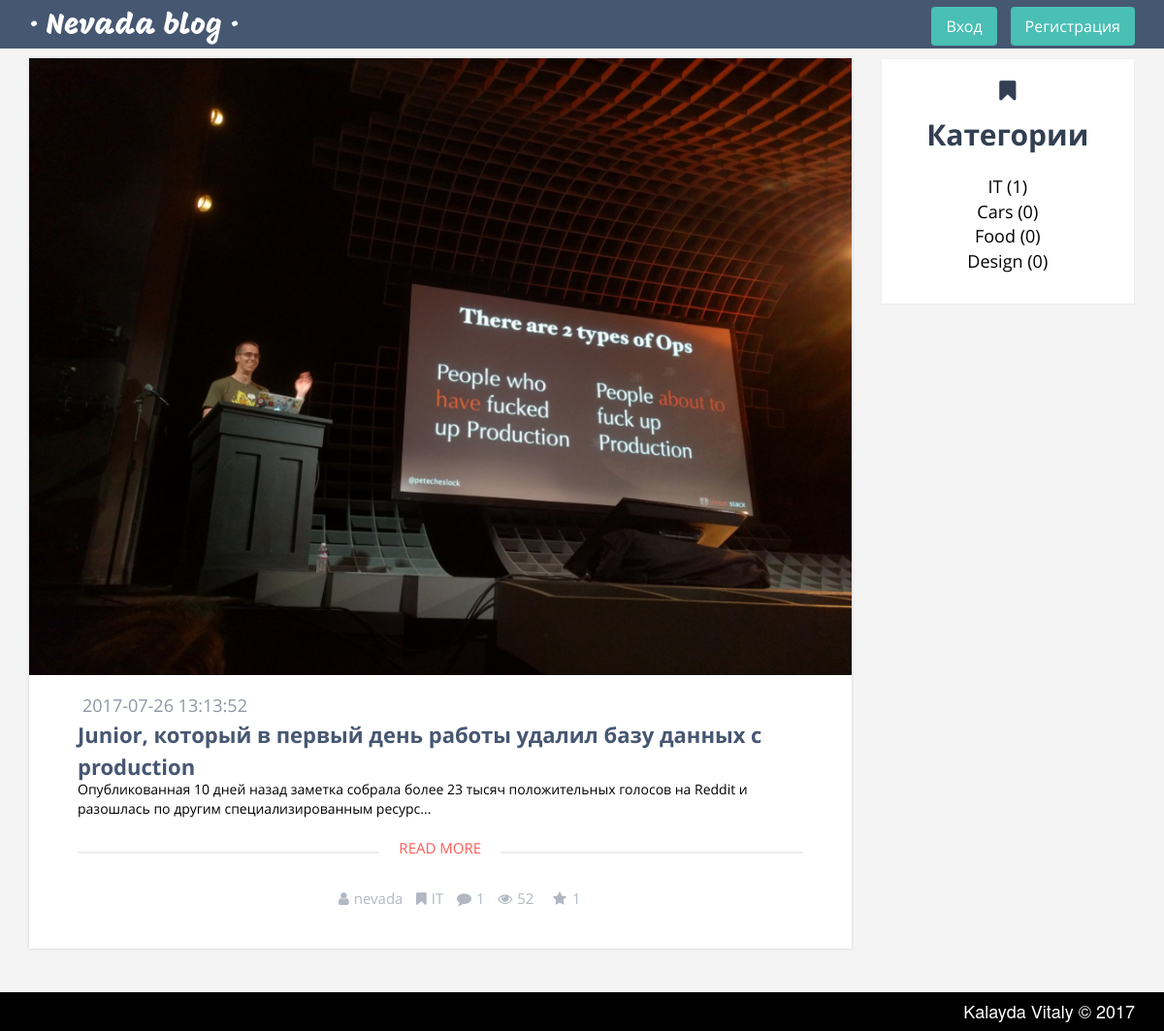
The page / on the database its author committed.
### tables this page shows
CREATE TABLE `posts` (
  `id` int(11) UNSIGNED NOT NULL,
  `title` varchar(255) NOT NULL,
  `content` text,
  `description` varchar(255) NOT NULL,
  `post_image` varchar(150) DEFAULT NULL,
  `category_id` int(11) UNSIGNED DEFAULT NULL,
  `views_count` int(11) UNSIGNED DEFAULT '0',
  `author_id` int(11) UNSIGNED DEFAULT NULL,
  `updated_at` timestamp NULL DEFAULT NULL,
  `created_at` timestamp NOT NULL DEFAULT CURRENT_TIMESTAMP
);

CREATE TABLE `users` (
  `id` int(11) UNSIGNED NOT NULL,
  `username` varchar(50) NOT NULL,
  `password` varchar(255) NOT NULL,
  `salt` varchar(64) NOT NULL,
  `role_id` int(11) UNSIGNED NOT NULL DEFAULT '1',
  `created_at` timestamp NOT NULL DEFAULT CURRENT_TIMESTAMP,
  `del_flag` tinyint(1) UNSIGNED NOT NULL DEFAULT '0'
);

CREATE TABLE `categories` (
  `id` int(11) UNSIGNED NOT NULL,
  `name` varchar(45) NOT NULL
);

### app/controllers/PostController.php (called while the page is built, shortened)
<?php
class PostController extends Controller {
	public function __construct() {
		$this->userModel = new User;
		$this->postModel = new Post;
		$categories = $this->postModel->getCategoriesList();
		$this->view->data('categories', $categories);
	}
	public function indexAction() {
		$userId = $this->userModel->isLoggedIn() ? $this->userModel->data()->id : false;
		$posts = $this->postModel->getLatestPosts(10, $userId);
		$posts = (empty($posts)) ? [] : $posts;
		$this->view->render('main', 'post/posts-list', [
			'posts' => $posts
			]);
	}
}

### index.php (called while the page is built, shortened)
<?php
$app = new Router;

### app/libs/Database/QueryBuilder.php (called while the page is built, shortened)
<?php
class QueryBuilder {
	public $db;
	private static $_instance = null;
	public static function getInstance() {
		if(is_null(self::$_instance))
		{
			self::$_instance = new self();
		}
		return self::$_instance;
	}
	private function __construct() {
		$this->db = new Connector;
	}
	public function sql($sql, $fields = null) {
		$query = $this->db->prepare($sql);
		$query->execute($fields);
		if (explode(' ', $sql)[0] == 'SELECT') {
			if ($query->rowCount()) {
				return $query->fetchAll(\PDO::FETCH_OBJ);
			}
		} else {
			return true;
		}
	}
}

### app/helpers/Config.php (called while the page is built)
<?php
class Config {
	public static function get($path = null) {
		if ($path) {
			$config = $GLOBALS['config'];
			$path = explode('/', $path);
			foreach ($path as $bit) {
				if (isset($config[$bit])) {
					$config = $config[$bit];
				}
			}
			return $config;
		}
	return false;
	}
}

### app/helpers/Cookie.php (called while the page is built, shortened)
<?php
class Cookie {
	public static function exists($name) {
		return (isset($_COOKIE[$name])) ? true : false;
	}
}

### app/libs/Database/Connector.php (called while the page is built, shortened)
<?php
class Connector extends \PDO {
	public function __construct() {
		$dsn = 	Config::get('database/DB_TYPE') . ":" .
		"host=" . Config::get('database/DB_HOST') .	";" .
		"dbname=" . Config::get('database/DB_NAME');
		$username = Config::get('database/username');
		$password = Config::get('database/password');
	}
}
?>

### app/helpers/Session.php (called while the page is built, shortened)
<?php
class Session {
	public static function exists($name) {
		return (isset($_SESSION[$name])) ? true : false;
	}
}

### app/models/User.php (called while the page is built, shortened)
<?php
class User extends Model {
	private $isLoggedIn,
	$data,
	$isAdmin = false;
	public function isLoggedIn() {
		return $this->isLoggedIn;
	}
}

### app/models/Post.php (called while the page is built, shortened)
<?php
class Post extends Model {
	public function getLatestPosts($limit = 10, $userId = false, $filter = null) {
		$isLoggedInField = '';
		$isLoggedInJoin = '';
		$sql = "SELECT posts.id, posts.title, posts.description, posts.views_count, posts.post_image, categories.name as cat_name, posts.category_id, users.id AS user_id, users.username, posts.created_at, COUNT(DISTINCT comments.id) AS comments, COUNT(DISTINCT fav_posts.id) AS favs {$isLoggedInField}
		FROM posts
		INNER JOIN users ON posts.author_id = users.id
		INNER JOIN categories ON posts.category_id = categories.id
		{$isLoggedInJoin}
		LEFT JOIN fav_posts ON posts.id = fav_posts.post_id
		LEFT JOIN comments ON posts.id = comments.post_id";
		$sql .= " GROUP BY posts.id LIMIT $limit";
		return $this->db->sql($sql, [':user_id' => $userId]);
	}
	public function getCategoriesList() {
		$sql = 'SELECT categories.*, count(posts.id) as count
		FROM categories LEFT JOIN posts
		ON posts.category_id = categories.id
		GROUP BY name
		ORDER BY categories.id';
		return $this->db->sql($sql);
	}
}

### app/libs/Model.php (called while the page is built, shortened)
<?php
class Model {
	public function __construct() {
		$this->db = QueryBuilder::getInstance();
	}
}

### app/views/post/posts-list.php (the view)
<section>
	<div class="container">
		<div class="row">
			<div class="col-md-9">
				<?php if ($posts): ?>
					<?php foreach($posts as $post): ?>
						<article class="post-block">
							<?php if(!empty($post->post_image)): ?>
								<div class="image-block">
									<a href="/article/<?=$post->id;?>"><img src="/<?=$post->post_image;?>" alt=""></a>
								</div>
							<?php endif; ?>
							<div class="content">
								<div class="content-head clearfix">
									<div class="post-date"><?=$post->created_at; ?></div>
									<h2 class="post-title"><a href="/article/<?=$post->id;?>"><?=$post->title;?></a></h2>
								</div>
								<?=$post->description; ?>
								<div class="text-center">
									<a href="/article/<?=$post->id;?>" class="read-more">Read more</a>
								</div>
								<div class="post-comments">
									<ul>
										<li><a href="/profile/<?=$post->user_id?>" class="user_icon" title="Users"><i class="fa fa-user"></i><?=$post->username;?></a></li>
										<li><i class="fa fa-bookmark"></i><a href="/post/category/<?=$post->category_id;?>"><?=$post->cat_name;?></a></li>
										<li><a href="/article/<?=$post->id;?>#comments" class="comment_icon" title="Comments"><i class="fa fa-comment"></i><?=$post->comments;?></a></li>
										<li><i class="fa fa-eye" aria-hidden="true"></i><?=$post->views_count;?></li>
										<li>
											<form action="/post/fav" method="post">
												<button class="fa fa-star" name="fav" value="<?=$post->id;?>" style="background-color: transparent; border: none;<?php if (isset($post->isFaved)) {echo "color: red";}?> "></button><?=$post->favs;?>
											</form>
										</li>
									</ul>
								</div>
							</div>
						</article>
					<?php endforeach; ?>
				<?php else: ?>
					<h3 class="text-center">Публикаций не найдено :(</h3>
				<?php endif; ?>
			</div>
			<div class="col-md-3">
				<aside>
					<figure class="aside-block category-list">
						<i class="fa fa-bookmark"></i>
						<h2>Категории</h2>
						<ul>
							<?php foreach ($categories as $c): ?>
								<li><a <?php if($_SERVER['REQUEST_URI'] == '/post/category/' . $c->id) { echo 'class="active-category"'; } ?> href="/post/category/<?=$c->id;?>"><?=$c->name;?> (<?=$c->count;?>)</a></li>
							<?php endforeach; ?>
						</ul>
					</figure>
				</aside>
			</div>
		</div>
	</div>
</section>

### public/css/style.css (style rules this page uses)
:root { margin: 0; padding: 0; height: 100%; font-size: 20px; font-family: 'Open Sans'; }
body { font: 'Open Sans', Arial, Tahoma, sans-serif; width: 100%; height: 100%; color: black; background: #f4f4f4; }
a { color: black; }
button { outline: 0 !important; }
.post-block { margin-bottom: 15px; background: white; box-shadow: 0px 0px 3px 0px #ccc; }
.post-block img { width: 100%; }
.post-block .content { font-family: 'Open Sans', Arial, sans-serif; padding: 10px 50px 20px; }
.post-block .content .post-title { margin: 0; float: left; font-family: 'Open Sans'; font-weight: 700; color: #4d4d4d; color: #465772; }
.post-block .content .post-title a { color: #465772; font-size: 22px; line-height: 22px; font-weight: bold; text-decoration: none; }
.post-block .content .post-date { margin-top: 10px; padding-left: 5px; line-height: 22px; color: #8f97a4; font-size: 18px; }
.post-block .content .text-center { position: relative; }
.post-block .content .text-center::after { content: ''; position: absolute; border: 1px solid #eee; width: 100%; left: 0; top: 34px; z-index: 1; }
.post-block .content .read-more { position: relative; font-size: 15px; display: inline-block; color: #fe5d55; text-transform: uppercase; background: none repeat scroll 0 0 #fff; padding: 20px 20px; z-index: 2; }
.post-comments { padding: 11px 10px; text-align: center; }
.post-comments li { font-size: 15px; display: inline-block; color: #b1b8c2; }
.post-comments li a { color: inherit; -webkit-transition: all .2s linear; -o-transition: all .2s linear; transition: all .2s linear; }
.post-comments li i { margin-right: 5px; }
.post-comments li + li { margin-left: 10px; }
aside { font-family: "Open Sans", sans-serif; }
.aside-block { background: #fff; padding: 20px 20px; border: 1px solid #eee; text-align: center; font-size: 14px; }
.aside-block h2 { padding: 15px 0; color: #232323; margin-bottom: 10px; margin-top: 0; text-transform: capitalize; font-weight: 700; }
.image-block { width: 100%; }
.image-block img { width: 100%; height: auto; }
.category-list i { font-size: 24px; color: #333f52; }
.category-list h2 { color: #333f52; }
.category-list ul { padding-left: 0; }
.category-list ul li { list-style: none; }
.category-list ul li a { font-size: 18px; }

### rows shown on the page
posts: post_image (picture), created_at "2017-07-26 13:13:52", title "Junior, который в первый день работы удалил базу данных с production", description "Опубликованная 10 дней назад заметка собрала более 23 тысяч положительных голосов на Reddit и разошлась по другим специализированным ресурс...", author.username "nevada", category.name "IT", comments "1", views_count "52", $post->id 24 (drawn), favs "1"
categories: name "IT", count "1"
categories: name "Cars", count "0"
categories: name "Food", count "0"
categories: name "Design", count "0"
